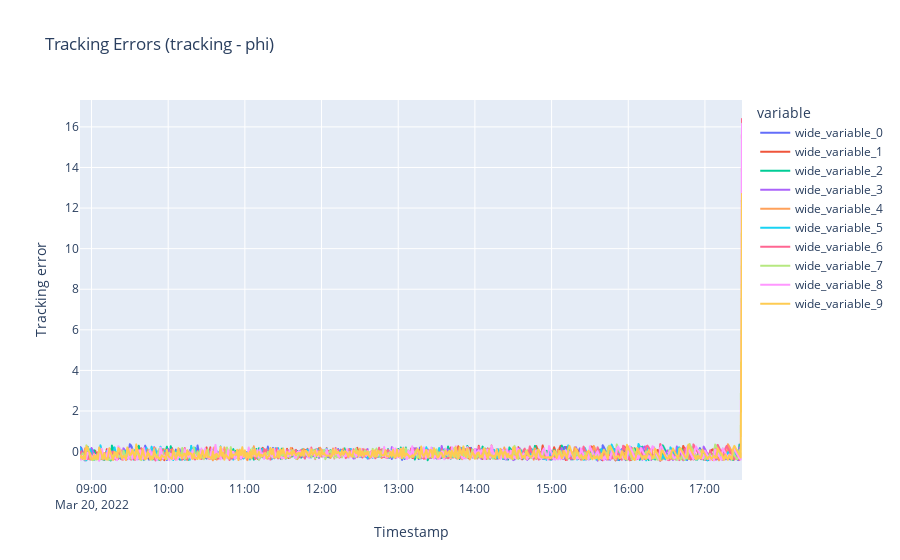

The notebook cell this image was saved under:
### Code cell
diff = np.zeros((len(df_broad),16))

cols = ['col_ang0', 'col_ang1','col_ang2','col_ang3', 'col_ang4', 'col_ang5', 'col_ang6', 'col_ang7', 
        'col_ang8','col_ang9', 'col_ang10', 'col_ang11','col_ang12','col_ang13', 'col_ang14', 'col_ang15']

for i in range(len(cols)):
    col = cols[i]
    diff[:,i] = np.array(df_broad[col]-(df_broad['phi_angle']))
    print('Mean tracking error (tracking - phi)for {0} is {1}'.format(col,diff[:,i].mean()))
    
fig = px.line(df_broad, x=df_broad.index, y=[diff[:,i] for i in range(10)],
    #diff[:,0],diff[:,1]],
              labels={'value':'Tracking error'},
                title="Tracking Errors (tracking - phi)")
            
fig.show()

### Figure 1 — Plotly figure (JSON) as saved in the notebook; plotly's stock layout.template omitted (floating-point values rounded to 4 significant figures; data arrays with more than 128 entries replaced by an {"elided": "..."} marker saying what was removed)
{"data": [{"hovertemplate": "variable=wide_variable_0<br>Timestamp=%{x}<br>Tracking error=%{y}<extra></extra>", "legendgroup": "wide_variable_0", "line": {"color": "#636efa", "dash": "solid"}, "marker": {"symbol": "circle"}, "mode": "lines", "name": "wide_variable_0", "showlegend": true, "type": "scattergl", "x": {"elided": "519 str values"}, "xaxis": "x", "y": {"elided": "519 float values"}, "yaxis": "y"}, {"hovertemplate": "variable=wide_variable_1<br>Timestamp=%{x}<br>Tracking error=%{y}<extra></extra>", "legendgroup": "wide_variable_1", "line": {"color": "#EF553B", "dash": "solid"}, "marker": {"symbol": "circle"}, "mode": "lines", "name": "wide_variable_1", "showlegend": true, "type": "scattergl", "x": {"elided": "519 str values"}, "xaxis": "x", "y": {"elided": "519 float values"}, "yaxis": "y"}, {"hovertemplate": "variable=wide_variable_2<br>Timestamp=%{x}<br>Tracking error=%{y}<extra></extra>", "legendgroup": "wide_variable_2", "line": {"color": "#00cc96", "dash": "solid"}, "marker": {"symbol": "circle"}, "mode": "lines", "name": "wide_variable_2", "showlegend": true, "type": "scattergl", "x": {"elided": "519 str values"}, "xaxis": "x", "y": {"elided": "519 float values"}, "yaxis": "y"}, {"hovertemplate": "variable=wide_variable_3<br>Timestamp=%{x}<br>Tracking error=%{y}<extra></extra>", "legendgroup": "wide_variable_3", "line": {"color": "#ab63fa", "dash": "solid"}, "marker": {"symbol": "circle"}, "mode": "lines", "name": "wide_variable_3", "showlegend": true, "type": "scattergl", "x": {"elided": "519 str values"}, "xaxis": "x", "y": {"elided": "519 float values"}, "yaxis": "y"}, {"hovertemplate": "variable=wide_variable_4<br>Timestamp=%{x}<br>Tracking error=%{y}<extra></extra>", "legendgroup": "wide_variable_4", "line": {"color": "#FFA15A", "dash": "solid"}, "marker": {"symbol": "circle"}, "mode": "lines", "name": "wide_variable_4", "showlegend": true, "type": "scattergl", "x": {"elided": "519 str values"}, "xaxis": "x", "y": {"elided": "519 float values"}, "yaxis": "y"}, {"hovertemplate": "variable=wide_variable_5<br>Timestamp=%{x}<br>Tracking error=%{y}<extra></extra>", "legendgroup": "wide_variable_5", "line": {"color": "#19d3f3", "dash": "solid"}, "marker": {"symbol": "circle"}, "mode": "lines", "name": "wide_variable_5", "showlegend": true, "type": "scattergl", "x": {"elided": "519 str values"}, "xaxis": "x", "y": {"elided": "519 float values"}, "yaxis": "y"}, {"hovertemplate": "variable=wide_variable_6<br>Timestamp=%{x}<br>Tracking error=%{y}<extra></extra>", "legendgroup": "wide_variable_6", "line": {"color": "#FF6692", "dash": "solid"}, "marker": {"symbol": "circle"}, "mode": "lines", "name": "wide_variable_6", "showlegend": true, "type": "scattergl", "x": {"elided": "519 str values"}, "xaxis": "x", "y": {"elided": "519 float values"}, "yaxis": "y"}, {"hovertemplate": "variable=wide_variable_7<br>Timestamp=%{x}<br>Tracking error=%{y}<extra></extra>", "legendgroup": "wide_variable_7", "line": {"color": "#B6E880", "dash": "solid"}, "marker": {"symbol": "circle"}, "mode": "lines", "name": "wide_variable_7", "showlegend": true, "type": "scattergl", "x": {"elided": "519 str values"}, "xaxis": "x", "y": {"elided": "519 float values"}, "yaxis": "y"}, {"hovertemplate": "variable=wide_variable_8<br>Timestamp=%{x}<br>Tracking error=%{y}<extra></extra>", "legendgroup": "wide_variable_8", "line": {"color": "#FF97FF", "dash": "solid"}, "marker": {"symbol": "circle"}, "mode": "lines", "name": "wide_variable_8", "showlegend": true, "type": "scattergl", "x": {"elided": "519 str values"}, "xaxis": "x", "y": {"elided": "519 float values"}, "yaxis": "y"}, {"hovertemplate": "variable=wide_variable_9<br>Timestamp=%{x}<br>Tracking error=%{y}<extra></extra>", "legendgroup": "wide_variable_9", "line": {"color": "#FECB52", "dash": "solid"}, "marker": {"symbol": "circle"}, "mode": "lines", "name": "wide_variable_9", "showlegend": true, "type": "scattergl", "x": {"elided": "519 str values"}, "xaxis": "x", "y": {"elided": "519 float values"}, "yaxis": "y"}], "layout": {"legend": {"title": {"text": "variable"}, "tracegroupgap": 0}, "title": {"text": "Tracking Errors (tracking - phi)"}, "xaxis": {"anchor": "y", "domain": [0, 1], "title": {"text": "Timestamp"}}, "yaxis": {"anchor": "x", "domain": [0, 1], "title": {"text": "Tracking error"}}}}
